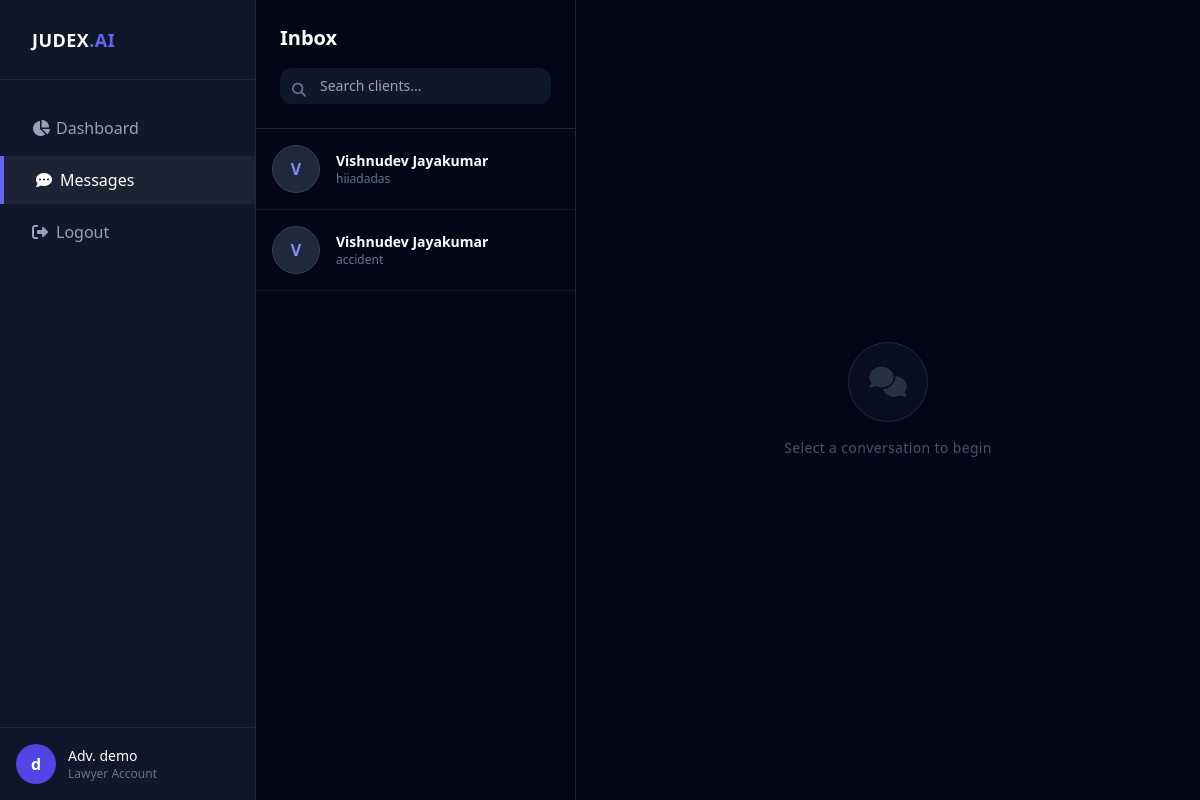
Page /messages/ (signed in) on the committed database.
### app/models.py (models this page shows, shortened)
class LegalRepresentation(models.Model):
    STATUS_CHOICES = [
        ('Pending', 'Pending'),
        ('Accepted', 'Accepted'),
        ('Rejected', 'Rejected'),
    ]
    client = models.ForeignKey(User, related_name='client_requests', on_delete=models.CASCADE)
    lawyer = models.ForeignKey(User, related_name='lawyer_cases', on_delete=models.CASCADE)
    case_title = models.CharField(max_length=200)
    case_description = models.TextField()
    fir_document = models.FileField(upload_to='case_docs/fir/', blank=True, null=True)
    status = models.CharField(max_length=20, choices=STATUS_CHOICES, default='Pending')
    created_at = models.DateTimeField(auto_now_add=True)

### app/views.py (the view)
# urls.py: path('messages/', views.client_messages_view, name='client_messages'),
@login_required
def client_messages_view(request):
    assigned_cases = LegalRepresentation.objects.filter(lawyer=request.user, status='Accepted').select_related('client')
    context = {
        'cases': assigned_cases,
    }
    return render(request, 'lowyer/client_messages.html', context)

### templates/lowyer/client_messages.html (shortened to what this page needs)
{% load static %}
<!DOCTYPE html>
<html lang="en">
<head>
    <link href="https://cdnjs.cloudflare.com/ajax/libs/font-awesome/6.4.0/css/all.min.css" rel="stylesheet">
    <script src="https://cdn.tailwindcss.com"></script>
</head>
<body class="flex h-screen font-sans">
    <aside class="w-64 bg-slate-900 border-r border-slate-800 flex flex-col z-20 shrink-0">
        <div class="h-20 flex items-center px-8 border-b border-slate-800">
            <span class="font-bold text-lg tracking-wide">JUDEX<span class="text-indigo-500">.AI</span></span>
        </div>
        <nav class="flex-1 py-6 space-y-1">
            <a href="{% url 'lawyer_dashboard' %}" class="nav-link flex items-center px-8 py-3 text-slate-400 hover:text-white">
                <i class="fas fa-chart-pie w-6"></i> Dashboard
            </a>
            <a href="{% url 'client_messages' %}" class="nav-link active flex items-center px-8 py-3 text-white">
                <i class="fas fa-comment-dots w-6"></i> Messages
            </a>
            <a href="{% url 'logout' %}" class="nav-link flex items-center px-8 py-3 text-slate-400 hover:text-white">
                <i class="fas fa-sign-out-alt w-6"></i> Logout
            </a>
        </nav>
        <div class="p-4 border-t border-slate-800">
            <div class="flex items-center gap-3">
                <div class="w-10 h-10 rounded-full bg-indigo-600 flex items-center justify-center font-bold">{{ request.user.first_name|slice:":1" }}</div>
                <div>
                    <p class="text-sm font-medium">Adv. {{ request.user.first_name }}</p>
                    <p class="text-xs text-slate-500">Lawyer Account</p>
                </div>
            </div>
        </div>
    </aside>
    <div class="w-80 bg-slate-950 border-r border-slate-800 flex flex-col shrink-0">
        <div class="p-6 border-b border-slate-800">
            <h1 class="text-xl font-bold text-white mb-4">Inbox</h1>
            <div class="relative">
                <i class="fas fa-search absolute left-3 top-3 text-slate-500 text-sm"></i>
                <input type="text" placeholder="Search clients..." class="w-full bg-slate-900 border-none rounded-xl py-2 pl-10 pr-4 text-sm outline-none">
            </div>
        </div>
        <div class="flex-1 overflow-y-auto" id="client-list">
            {% for case in cases %}
            <div onclick="selectChat('{{ case.id }}', '{{ case.client.first_name }}', '{{ case.case_title }}')"
                 id="chat-item-{{ case.id }}"
                 class="chat-list-item flex items-center gap-4 p-4 cursor-pointer hover:bg-white/5 transition-all border-b border-slate-800/50">
                <div class="w-12 h-12 rounded-full bg-slate-800 flex items-center justify-center font-bold text-indigo-400 border border-slate-700">{{ case.client.first_name|slice:":1" }}</div>
                <div class="flex-1 min-w-0">
                    <div class="flex justify-between items-baseline">
                        <h3 class="text-sm font-semibold text-white truncate">{{ case.client.first_name }}</h3>
                    </div>
                    <p class="text-xs text-slate-500 truncate">{{ case.case_title }}</p>
                </div>
            </div>
            {% endfor %}
        </div>
    </div>
    <div class="flex-1 flex flex-col bg-slate-950" id="chatWindow">
        <div id="noChatSelected" class="flex-1 flex flex-col items-center justify-center text-slate-600">
            <div class="w-20 h-20 bg-slate-900/50 rounded-full flex items-center justify-center mb-4 border border-slate-800"><i class="fas fa-comments text-3xl opacity-50"></i></div>
            <p class="text-sm tracking-wide">Select a conversation to begin</p>
        </div>
    </div>
</body>
</html>

### templates/lowyer/client_messages.html (style rules this page uses)
body { background-color: #0f172a; color: #fff; overflow: hidden; }
.nav-link { transition: all 0.2s; }
.nav-link.active { background: rgba(255, 255, 255, 0.05); color: #fff; border-left: 4px solid #6366f1; }

### rows in the picture
LegalRepresentation: client.first_name "V", client.first_name "Vishnudev Jayakumar", case_title "hiiadadas"
LegalRepresentation: client.first_name "V", client.first_name "Vishnudev Jayakumar", case_title "accident"

### other values in the picture
{{ request.user.first_name|slice:":1" }} "d"
{{ request.user.first_name }} "demo"
